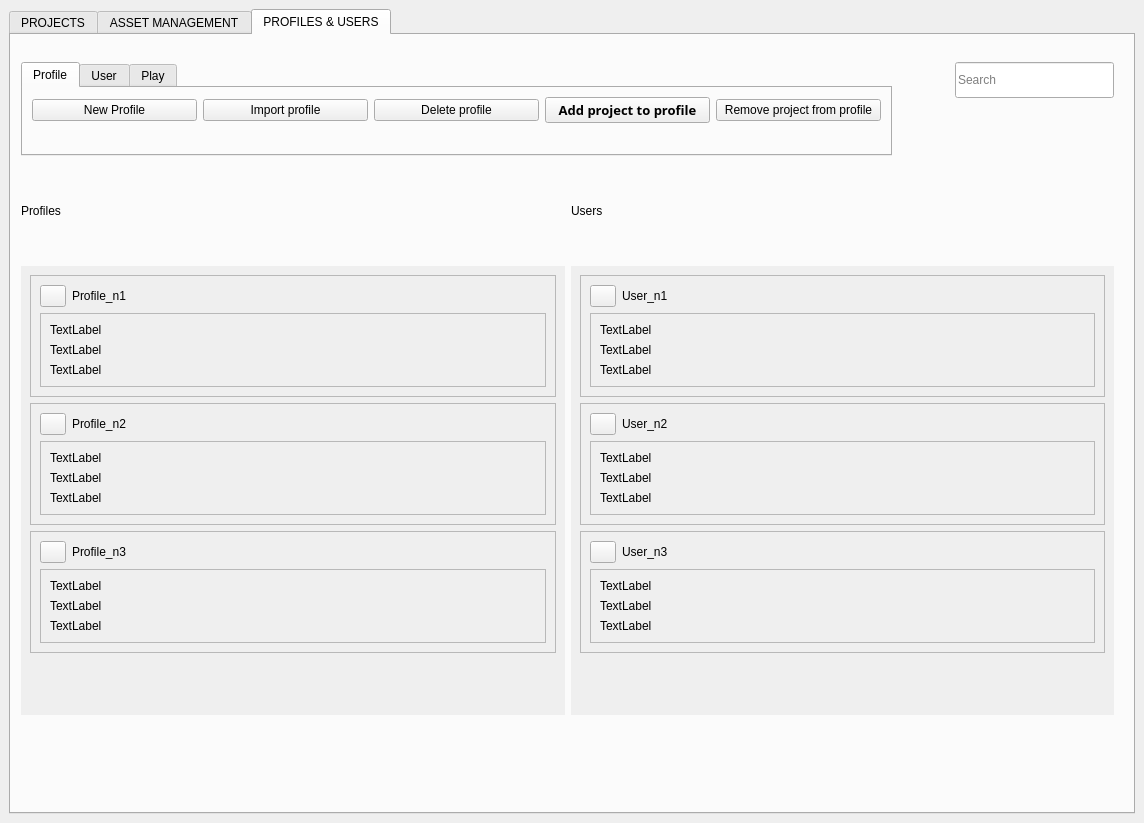
<?xml version="1.0" encoding="UTF-8"?>
<ui version="4.0">
 <class>MainWindow</class>
 <widget class="QMainWindow" name="MainWindow">
  <property name="geometry">
   <rect>
    <x>0</x>
    <y>0</y>
    <width>1144</width>
    <height>823</height>
   </rect>
  </property>
  <property name="windowTitle">
   <string>MainWindow</string>
  </property>
  <property name="styleSheet">
   <string notr="true">QWidget{
	background-color: rgb(111, 214, 249);
	font-family: &quot;Myriad Pro&quot;;
    color: white;
}

#centralwidget {
	background-color: rgb(111, 214, 249);
}

#main_tab::pane { /* The tab widget frame */
	background-color: rgb(111, 214, 249);
	border: 0px;
}

#main_tab::tab-bar {
	alignment: center;
	border: 0px;
}

/* Style the tab using the tab sub-control. Note that it reads QTabBar _not_ QTabWidget */
#main_tab &gt; QTabBar::tab {
	color: #b2e6fb;
	border: 0px;
	min-width: 368px;
	min-height: 32px;
	font-size: 30px;
    font-family: &quot;Myriad Pro&quot;;
}

#main_tab &gt; QTabBar {
	background-color: rgb(111, 214, 249);
}

#main_tab &gt; QTabBar::tab:selected{
	color: white;
}

#inner_tab::pane {
	background-color: rgb(111, 214, 249);
	border: 0px;
}

#inner_tab::tab-bar {
	background-color: white;
	min-width: 900px;
	min-height: 32px;
	border: 2px solid;
	border-color: white;
}

/* Style the tab using the tab sub-control. Note that it reads QTabBar _not_ QTabWidget */
#inner_tab &gt; QTabBar::tab {
	color: white;
	min-height: 32px;
	border: 0px;
	padding-left: 8px;
	padding-right: 8px;
	margin: 2px;
	font-weight: bold;
	font-size: 14pt;
}

#inner_tab &gt; QTabBar {
	background-color: rgb(111, 214, 249);
	border: 2px solid white;	
}

#inner_tab &gt; QTabBar::tab:selected{
	color: rgb(73, 130, 231);
	background-color: rgb(169, 230, 251);
}

QLineEdit#lineEdit {
	border: 2px solid;
	border-color: white;
	background-color: rgb(111, 214, 249);
	min-height: 32px;
	font-weight: bold;
	font-size: 14pt;
}

QLabel{
	color: white;
	min-height: 32px;
	border: 0px;
	padding-left: 8px;
	padding-right: 8px;
	margin: 2px;
	font-weight: bold;
	font-size: 14pt;
}

QAbstractScrollArea #user_scroll_area, #profile_scroll_area {
    background-color: rgb(111, 214, 249);
	/*border: 2px solid;
	border-color: white;*/
	margin: 0px;
}

QAbstractScrollArea  {
	border:none;
}

QPushButton {
	background-color: transparent;
	border: none;
	font-size: 10pt;
	font-weight: bold;
}

/*QPushButton#expand_bt_1 {
	background-color: white;
	color: rgb(111, 214, 249);
	font-weight: bold;
	font-size: 14pt;
}*/

QLineEdit#lineEdit{
	image: url(:/C:/Users/mbattaglia/Desktop/magnifier.png);
	image-position: right;
}

QFrame #frame_11, #frame_12, #frame_13, #frame_17, #frame_19, #frame_21 {
	border: 2px solid white;
}

QScrollBar:vertical {
    border: 2px solid white;
    background: #6fd6f9;	
    width: 14px;
    /*margin: 22px 0 22px 0;*/
    padding: 1px 1px 1px 1px;
 }
 
 QScrollBar::handle:vertical {
     background: white;
     min-height: 0px;
 }
 
 QScrollBar::add-line:vertical {
      border: none;
      background: none;
 }

 QScrollBar::sub-line:vertical {
      border: none;
      background: none;
 }

 QScrollBar::add-page:vertical, QScrollBar::sub-page:vertical {
     background: none;
 }
  
 QScrollBar:horizontal {	 
    border: 2px solid white;
    background: #6fd6f9;	
    width: 14px;
    /*margin: 22px 0 22px 0;*/
    padding: 1px 1px 1px 1px;
 }
 
 QScrollBar::handle:horizontal {
     background: white;
     min-height: 0px;
 }
 
 QScrollBar::add-line:horizontal {
      border: none;
      background: none;
 }

 QScrollBar::sub-line:horizontal {
      border: none;
      background: none;
 }

 QScrollBar::add-page:horizontal, QScrollBar::sub-page:horizontal {
     background: none;
 }</string>
  </property>
  <widget class="QWidget" name="centralwidget">
   <property name="styleSheet">
    <string notr="true"/>
   </property>
   <layout class="QVBoxLayout" name="verticalLayout_4">
    <item>
     <layout class="QHBoxLayout" name="horizontalLayout">
      <item>
       <widget class="QTabWidget" name="main_tab">
        <property name="sizePolicy">
         <sizepolicy hsizetype="Expanding" vsizetype="Expanding">
          <horstretch>0</horstretch>
          <verstretch>0</verstretch>
         </sizepolicy>
        </property>
        <property name="minimumSize">
         <size>
          <width>0</width>
          <height>0</height>
         </size>
        </property>
        <property name="currentIndex">
         <number>2</number>
        </property>
        <widget class="QWidget" name="project_tab">
         <attribute name="title">
          <string>PROJECTS</string>
         </attribute>
        </widget>
        <widget class="QWidget" name="asset_management_tab">
         <attribute name="title">
          <string>ASSET MANAGEMENT</string>
         </attribute>
        </widget>
        <widget class="QWidget" name="profile_user_tab">
         <attribute name="title">
          <string>PROFILES &amp;&amp; USERS</string>
         </attribute>
         <widget class="QWidget" name="layoutWidget">
          <property name="geometry">
           <rect>
            <x>10</x>
            <y>27</y>
            <width>1093</width>
            <height>653</height>
           </rect>
          </property>
          <layout class="QVBoxLayout" name="verticalLayout_2">
           <item>
            <layout class="QHBoxLayout" name="horizontalLayout_3">
             <item>
              <widget class="QTabWidget" name="inner_tab">
               <property name="minimumSize">
                <size>
                 <width>871</width>
                 <height>0</height>
                </size>
               </property>
               <property name="maximumSize">
                <size>
                 <width>871</width>
                 <height>94</height>
                </size>
               </property>
               <property name="currentIndex">
                <number>0</number>
               </property>
               <widget class="QWidget" name="profile_tab">
                <attribute name="title">
                 <string>Profile</string>
                </attribute>
                <layout class="QVBoxLayout" name="verticalLayout_3">
                 <item>
                  <layout class="QHBoxLayout" name="horizontalLayout_2">
                   <item>
                    <widget class="QPushButton" name="profile_bt">
                     <property name="text">
                      <string>New Profile</string>
                     </property>
                    </widget>
                   </item>
                   <item>
                    <widget class="QPushButton" name="import_bt">
                     <property name="text">
                      <string>Import profile</string>
                     </property>
                    </widget>
                   </item>
                   <item>
                    <widget class="QPushButton" name="delete_bt">
                     <property name="text">
                      <string>Delete profile</string>
                     </property>
                    </widget>
                   </item>
                   <item>
                    <widget class="QPushButton" name="add_bt">
                     <property name="font">
                      <font>
                       <family>Myriad Pro</family>
                       <pointsize>10</pointsize>
                       <weight>75</weight>
                       <bold>true</bold>
                      </font>
                     </property>
                     <property name="text">
                      <string>Add project to profile</string>
                     </property>
                    </widget>
                   </item>
                   <item>
                    <widget class="QPushButton" name="remove_bt">
                     <property name="text">
                      <string>Remove project from profile</string>
                     </property>
                    </widget>
                   </item>
                  </layout>
                 </item>
                 <item>
                  <spacer name="verticalSpacer_3">
                   <property name="orientation">
                    <enum>Qt::Vertical</enum>
                   </property>
                   <property name="sizeHint" stdset="0">
                    <size>
                     <width>20</width>
                     <height>40</height>
                    </size>
                   </property>
                  </spacer>
                 </item>
                </layout>
               </widget>
               <widget class="QWidget" name="user_tab">
                <attribute name="title">
                 <string>User</string>
                </attribute>
               </widget>
               <widget class="QWidget" name="play_tab">
                <attribute name="title">
                 <string>Play</string>
                </attribute>
               </widget>
              </widget>
             </item>
             <item>
              <spacer name="horizontalSpacer">
               <property name="orientation">
                <enum>Qt::Horizontal</enum>
               </property>
               <property name="sizeHint" stdset="0">
                <size>
                 <width>13</width>
                 <height>84</height>
                </size>
               </property>
              </spacer>
             </item>
             <item>
              <layout class="QVBoxLayout" name="verticalLayout">
               <item>
                <widget class="QLineEdit" name="lineEdit">
                 <property name="minimumSize">
                  <size>
                   <width>159</width>
                   <height>36</height>
                  </size>
                 </property>
                 <property name="maximumSize">
                  <size>
                   <width>189</width>
                   <height>16777215</height>
                  </size>
                 </property>
                 <property name="text">
                  <string/>
                 </property>
                 <property name="placeholderText">
                  <string>Search</string>
                 </property>
                </widget>
               </item>
               <item>
                <spacer name="verticalSpacer">
                 <property name="orientation">
                  <enum>Qt::Vertical</enum>
                 </property>
                 <property name="sizeHint" stdset="0">
                  <size>
                   <width>20</width>
                   <height>40</height>
                  </size>
                 </property>
                </spacer>
               </item>
              </layout>
             </item>
            </layout>
           </item>
           <item>
            <spacer name="verticalSpacer_2">
             <property name="orientation">
              <enum>Qt::Vertical</enum>
             </property>
             <property name="sizeHint" stdset="0">
              <size>
               <width>20</width>
               <height>18</height>
              </size>
             </property>
            </spacer>
           </item>
           <item>
            <layout class="QHBoxLayout" name="horizontalLayout_7">
             <item>
              <layout class="QHBoxLayout" name="horizontalLayout_4">
               <item>
                <widget class="QLabel" name="profile_lb">
                 <property name="text">
                  <string>Profiles</string>
                 </property>
                </widget>
               </item>
               <item>
                <spacer name="horizontalSpacer_2">
                 <property name="orientation">
                  <enum>Qt::Horizontal</enum>
                 </property>
                 <property name="sizeHint" stdset="0">
                  <size>
                   <width>348</width>
                   <height>20</height>
                  </size>
                 </property>
                </spacer>
               </item>
              </layout>
             </item>
             <item>
              <layout class="QHBoxLayout" name="horizontalLayout_5">
               <item>
                <widget class="QLabel" name="user_lb">
                 <property name="text">
                  <string>Users</string>
                 </property>
                </widget>
               </item>
               <item>
                <spacer name="horizontalSpacer_3">
                 <property name="orientation">
                  <enum>Qt::Horizontal</enum>
                 </property>
                 <property name="sizeHint" stdset="0">
                  <size>
                   <width>368</width>
                   <height>20</height>
                  </size>
                 </property>
                </spacer>
               </item>
              </layout>
             </item>
            </layout>
           </item>
           <item>
            <spacer name="verticalSpacer_4">
             <property name="orientation">
              <enum>Qt::Vertical</enum>
             </property>
             <property name="sizeHint" stdset="0">
              <size>
               <width>20</width>
               <height>18</height>
              </size>
             </property>
            </spacer>
           </item>
           <item>
            <layout class="QHBoxLayout" name="horizontalLayout_6">
             <item>
              <widget class="QScrollArea" name="ProfileArea">
               <property name="minimumSize">
                <size>
                 <width>536</width>
                 <height>449</height>
                </size>
               </property>
               <property name="frameShape">
                <enum>QFrame::NoFrame</enum>
               </property>
               <property name="widgetResizable">
                <bool>true</bool>
               </property>
               <widget class="QWidget" name="profile_scroll_area">
                <property name="geometry">
                 <rect>
                  <x>0</x>
                  <y>0</y>
                  <width>527</width>
                  <height>694</height>
                 </rect>
                </property>
                <layout class="QVBoxLayout" name="verticalLayout_5">
                 <item>
                  <widget class="QFrame" name="frame_11">
                   <property name="frameShape">
                    <enum>QFrame::StyledPanel</enum>
                   </property>
                   <property name="frameShadow">
                    <enum>QFrame::Raised</enum>
                   </property>
                   <layout class="QVBoxLayout" name="verticalLayout_6">
                    <item>
                     <layout class="QHBoxLayout" name="horizontalLayout_21">
                      <item>
                       <widget class="QPushButton" name="expand_bt_14">
                        <property name="maximumSize">
                         <size>
                          <width>26</width>
                          <height>26</height>
                         </size>
                        </property>
                        <property name="text">
                         <string/>
                        </property>
                        <property name="icon">
                         <iconset resource="D:/SourceCode/VRLab/virtualcat/trunk/vrcatsuite/resources/res.qrc">
                          <normaloff>:/images/darktheme/branch-closed.png</normaloff>
                          <normalon>:/images/darktheme/branch-open.png</normalon>:/images/darktheme/branch-closed.png</iconset>
                        </property>
                        <property name="checkable">
                         <bool>true</bool>
                        </property>
                       </widget>
                      </item>
                      <item>
                       <widget class="QLabel" name="label_53">
                        <property name="maximumSize">
                         <size>
                          <width>151</width>
                          <height>36</height>
                         </size>
                        </property>
                        <property name="text">
                         <string>Profile_n1</string>
                        </property>
                       </widget>
                      </item>
                      <item>
                       <spacer name="horizontalSpacer_17">
                        <property name="orientation">
                         <enum>Qt::Horizontal</enum>
                        </property>
                        <property name="sizeHint" stdset="0">
                         <size>
                          <width>128</width>
                          <height>20</height>
                         </size>
                        </property>
                       </spacer>
                      </item>
                     </layout>
                    </item>
                    <item>
                     <widget class="QFrame" name="frame_14">
                      <property name="frameShape">
                       <enum>QFrame::StyledPanel</enum>
                      </property>
                      <property name="frameShadow">
                       <enum>QFrame::Raised</enum>
                      </property>
                      <layout class="QVBoxLayout" name="verticalLayout_32">
                       <item>
                        <widget class="QLabel" name="label_3">
                         <property name="text">
                          <string>TextLabel</string>
                         </property>
                        </widget>
                       </item>
                       <item>
                        <widget class="QLabel" name="label_2">
                         <property name="text">
                          <string>TextLabel</string>
                         </property>
                        </widget>
                       </item>
                       <item>
                        <widget class="QLabel" name="label">
                         <property name="text">
                          <string>TextLabel</string>
                         </property>
                        </widget>
                       </item>
                      </layout>
                     </widget>
                    </item>
                   </layout>
                  </widget>
                 </item>
                 <item>
                  <widget class="QFrame" name="frame_12">
                   <property name="frameShape">
                    <enum>QFrame::StyledPanel</enum>
                   </property>
                   <property name="frameShadow">
                    <enum>QFrame::Raised</enum>
                   </property>
                   <layout class="QVBoxLayout" name="verticalLayout_35">
                    <item>
                     <layout class="QHBoxLayout" name="horizontalLayout_22">
                      <item>
                       <widget class="QPushButton" name="expand_bt_15">
                        <property name="maximumSize">
                         <size>
                          <width>26</width>
                          <height>26</height>
                         </size>
                        </property>
                        <property name="text">
                         <string/>
                        </property>
                        <property name="icon">
                         <iconset resource="D:/SourceCode/VRLab/virtualcat/trunk/vrcatsuite/resources/res.qrc">
                          <normaloff>:/images/darktheme/branch-closed.png</normaloff>
                          <normalon>:/images/darktheme/branch-open.png</normalon>:/images/darktheme/branch-closed.png</iconset>
                        </property>
                        <property name="checkable">
                         <bool>true</bool>
                        </property>
                       </widget>
                      </item>
                      <item>
                       <widget class="QLabel" name="label_60">
                        <property name="maximumSize">
                         <size>
                          <width>151</width>
                          <height>36</height>
                         </size>
                        </property>
                        <property name="text">
                         <string>Profile_n2</string>
                        </property>
                       </widget>
                      </item>
                      <item>
                       <spacer name="horizontalSpacer_18">
                        <property name="orientation">
                         <enum>Qt::Horizontal</enum>
                        </property>
                        <property name="sizeHint" stdset="0">
                         <size>
                          <width>128</width>
                          <height>20</height>
                         </size>
                        </property>
                       </spacer>
                      </item>
                     </layout>
                    </item>
                    <item>
                     <widget class="QFrame" name="frame_15">
                      <property name="frameShape">
                       <enum>QFrame::StyledPanel</enum>
                      </property>
                      <property name="frameShadow">
                       <enum>QFrame::Raised</enum>
                      </property>
                      <layout class="QVBoxLayout" name="verticalLayout_33">
                       <item>
                        <widget class="QLabel" name="label_55">
                         <property name="text">
                          <string>TextLabel</string>
                         </property>
                        </widget>
                       </item>
                       <item>
                        <widget class="QLabel" name="label_54">
                         <property name="text">
                          <string>TextLabel</string>
                         </property>
                        </widget>
                       </item>
                       <item>
                        <widget class="QLabel" name="label_4">
                         <property name="text">
                          <string>TextLabel</string>
                         </property>
                        </widget>
                       </item>
                      </layout>
                     </widget>
                    </item>
                   </layout>
                  </widget>
                 </item>
                 <item>
                  <widget class="QFrame" name="frame_13">
                   <property name="frameShape">
                    <enum>QFrame::StyledPanel</enum>
                   </property>
                   <property name="frameShadow">
                    <enum>QFrame::Raised</enum>
                   </property>
                   <layout class="QVBoxLayout" name="verticalLayout_36">
                    <item>
                     <layout class="QHBoxLayout" name="horizontalLayout_23">
                      <item>
                       <widget class="QPushButton" name="expand_bt_16">
                        <property name="maximumSize">
                         <size>
                          <width>26</width>
                          <height>26</height>
                         </size>
                        </property>
                        <property name="text">
                         <string/>
                        </property>
                        <property name="icon">
                         <iconset resource="D:/SourceCode/VRLab/virtualcat/trunk/vrcatsuite/resources/res.qrc">
                          <normaloff>:/images/darktheme/branch-closed.png</normaloff>
                          <normalon>:/images/darktheme/branch-open.png</normalon>:/images/darktheme/branch-closed.png</iconset>
                        </property>
                        <property name="checkable">
                         <bool>true</bool>
                        </property>
                       </widget>
                      </item>
                      <item>
                       <widget class="QLabel" name="label_64">
                        <property name="maximumSize">
                         <size>
                          <width>151</width>
                          <height>36</height>
                         </size>
                        </property>
                        <property name="text">
                         <string>Profile_n3</string>
                        </property>
                       </widget>
                      </item>
                      <item>
                       <spacer name="horizontalSpacer_19">
                        <property name="orientation">
                         <enum>Qt::Horizontal</enum>
                        </property>
                        <property name="sizeHint" stdset="0">
                         <size>
                          <width>128</width>
                          <height>20</height>
                         </size>
                        </property>
                       </spacer>
                      </item>
                     </layout>
                    </item>
                    <item>
                     <widget class="QFrame" name="frame_16">
                      <property name="frameShape">
                       <enum>QFrame::StyledPanel</enum>
                      </property>
                      <property name="frameShadow">
                       <enum>QFrame::Raised</enum>
                      </property>
                      <layout class="QVBoxLayout" name="verticalLayout_34">
                       <item>
                        <widget class="QLabel" name="label_58">
                         <property name="text">
                          <string>TextLabel</string>
                         </property>
                        </widget>
                       </item>
                       <item>
                        <widget class="QLabel" name="label_57">
                         <property name="text">
                          <string>TextLabel</string>
                         </property>
                        </widget>
                       </item>
                       <item>
                        <widget class="QLabel" name="label_56">
                         <property name="text">
                          <string>TextLabel</string>
                         </property>
                        </widget>
                       </item>
                      </layout>
                     </widget>
                    </item>
                   </layout>
                  </widget>
                 </item>
                 <item>
                  <spacer name="verticalSpacer_5">
                   <property name="orientation">
                    <enum>Qt::Vertical</enum>
                   </property>
                   <property name="sizeHint" stdset="0">
                    <size>
                     <width>20</width>
                     <height>40</height>
                    </size>
                   </property>
                  </spacer>
                 </item>
                </layout>
               </widget>
              </widget>
             </item>
             <item>
              <widget class="QScrollArea" name="UserArea">
               <property name="minimumSize">
                <size>
                 <width>536</width>
                 <height>449</height>
                </size>
               </property>
               <property name="frameShape">
                <enum>QFrame::NoFrame</enum>
               </property>
               <property name="widgetResizable">
                <bool>true</bool>
               </property>
               <widget class="QWidget" name="user_scroll_area">
                <property name="geometry">
                 <rect>
                  <x>0</x>
                  <y>0</y>
                  <width>527</width>
                  <height>694</height>
                 </rect>
                </property>
                <layout class="QVBoxLayout" name="verticalLayout_19">
                 <item>
                  <widget class="QFrame" name="frame_19">
                   <property name="frameShape">
                    <enum>QFrame::StyledPanel</enum>
                   </property>
                   <property name="frameShadow">
                    <enum>QFrame::Raised</enum>
                   </property>
                   <layout class="QVBoxLayout" name="verticalLayout_17">
                    <item>
                     <layout class="QHBoxLayout" name="horizontalLayout_25">
                      <item>
                       <widget class="QPushButton" name="expand_bt_18">
                        <property name="maximumSize">
                         <size>
                          <width>26</width>
                          <height>26</height>
                         </size>
                        </property>
                        <property name="text">
                         <string/>
                        </property>
                        <property name="icon">
                         <iconset resource="D:/SourceCode/VRLab/virtualcat/trunk/vrcatsuite/resources/res.qrc">
                          <normaloff>:/images/darktheme/branch-closed.png</normaloff>
                          <normalon>:/images/darktheme/branch-open.png</normalon>:/images/darktheme/branch-closed.png</iconset>
                        </property>
                        <property name="checkable">
                         <bool>true</bool>
                        </property>
                       </widget>
                      </item>
                      <item>
                       <widget class="QLabel" name="label_61">
                        <property name="maximumSize">
                         <size>
                          <width>151</width>
                          <height>36</height>
                         </size>
                        </property>
                        <property name="text">
                         <string>User_n1</string>
                        </property>
                       </widget>
                      </item>
                      <item>
                       <spacer name="horizontalSpacer_21">
                        <property name="orientation">
                         <enum>Qt::Horizontal</enum>
                        </property>
                        <property name="sizeHint" stdset="0">
                         <size>
                          <width>128</width>
                          <height>20</height>
                         </size>
                        </property>
                       </spacer>
                      </item>
                     </layout>
                    </item>
                    <item>
                     <widget class="QFrame" name="frame_20">
                      <property name="frameShape">
                       <enum>QFrame::StyledPanel</enum>
                      </property>
                      <property name="frameShadow">
                       <enum>QFrame::Raised</enum>
                      </property>
                      <layout class="QVBoxLayout" name="verticalLayout_38">
                       <item>
                        <widget class="QLabel" name="label_32">
                         <property name="text">
                          <string>TextLabel</string>
                         </property>
                        </widget>
                       </item>
                       <item>
                        <widget class="QLabel" name="label_33">
                         <property name="text">
                          <string>TextLabel</string>
                         </property>
                        </widget>
                       </item>
                       <item>
                        <widget class="QLabel" name="label_34">
                         <property name="text">
                          <string>TextLabel</string>
                         </property>
                        </widget>
                       </item>
                      </layout>
                     </widget>
                    </item>
                   </layout>
                  </widget>
                 </item>
                 <item>
                  <widget class="QFrame" name="frame_21">
                   <property name="frameShape">
                    <enum>QFrame::StyledPanel</enum>
                   </property>
                   <property name="frameShadow">
                    <enum>QFrame::Raised</enum>
                   </property>
                   <layout class="QVBoxLayout" name="verticalLayout_18">
                    <item>
                     <layout class="QHBoxLayout" name="horizontalLayout_26">
                      <item>
                       <widget class="QPushButton" name="expand_bt_19">
                        <property name="maximumSize">
                         <size>
                          <width>26</width>
                          <height>26</height>
                         </size>
                        </property>
                        <property name="text">
                         <string/>
                        </property>
                        <property name="icon">
                         <iconset resource="D:/SourceCode/VRLab/virtualcat/trunk/vrcatsuite/resources/res.qrc">
                          <normaloff>:/images/darktheme/branch-closed.png</normaloff>
                          <normalon>:/images/darktheme/branch-open.png</normalon>:/images/darktheme/branch-closed.png</iconset>
                        </property>
                        <property name="checkable">
                         <bool>true</bool>
                        </property>
                       </widget>
                      </item>
                      <item>
                       <widget class="QLabel" name="label_62">
                        <property name="maximumSize">
                         <size>
                          <width>151</width>
                          <height>36</height>
                         </size>
                        </property>
                        <property name="text">
                         <string>User_n2</string>
                        </property>
                       </widget>
                      </item>
                      <item>
                       <spacer name="horizontalSpacer_22">
                        <property name="orientation">
                         <enum>Qt::Horizontal</enum>
                        </property>
                        <property name="sizeHint" stdset="0">
                         <size>
                          <width>128</width>
                          <height>20</height>
                         </size>
                        </property>
                       </spacer>
                      </item>
                     </layout>
                    </item>
                    <item>
                     <widget class="QFrame" name="frame_22">
                      <property name="frameShape">
                       <enum>QFrame::StyledPanel</enum>
                      </property>
                      <property name="frameShadow">
                       <enum>QFrame::Raised</enum>
                      </property>
                      <layout class="QVBoxLayout" name="verticalLayout_39">
                       <item>
                        <widget class="QLabel" name="label_35">
                         <property name="text">
                          <string>TextLabel</string>
                         </property>
                        </widget>
                       </item>
                       <item>
                        <widget class="QLabel" name="label_36">
                         <property name="text">
                          <string>TextLabel</string>
                         </property>
                        </widget>
                       </item>
                       <item>
                        <widget class="QLabel" name="label_63">
                         <property name="text">
                          <string>TextLabel</string>
                         </property>
                        </widget>
                       </item>
                      </layout>
                     </widget>
                    </item>
                   </layout>
                  </widget>
                 </item>
                 <item>
                  <widget class="QFrame" name="frame_17">
                   <property name="frameShape">
                    <enum>QFrame::StyledPanel</enum>
                   </property>
                   <property name="frameShadow">
                    <enum>QFrame::Raised</enum>
                   </property>
                   <layout class="QVBoxLayout" name="verticalLayout_16">
                    <item>
                     <layout class="QHBoxLayout" name="horizontalLayout_24">
                      <item>
                       <widget class="QPushButton" name="expand_bt_17">
                        <property name="maximumSize">
                         <size>
                          <width>26</width>
                          <height>26</height>
                         </size>
                        </property>
                        <property name="text">
                         <string/>
                        </property>
                        <property name="icon">
                         <iconset resource="D:/SourceCode/VRLab/virtualcat/trunk/vrcatsuite/resources/res.qrc">
                          <normaloff>:/images/darktheme/branch-closed.png</normaloff>
                          <normalon>:/images/darktheme/branch-open.png</normalon>:/images/darktheme/branch-closed.png</iconset>
                        </property>
                        <property name="checkable">
                         <bool>true</bool>
                        </property>
                       </widget>
                      </item>
                      <item>
                       <widget class="QLabel" name="label_59">
                        <property name="maximumSize">
                         <size>
                          <width>151</width>
                          <height>36</height>
                         </size>
                        </property>
                        <property name="text">
                         <string>User_n3</string>
                        </property>
                       </widget>
                      </item>
                      <item>
                       <spacer name="horizontalSpacer_20">
                        <property name="orientation">
                         <enum>Qt::Horizontal</enum>
                        </property>
                        <property name="sizeHint" stdset="0">
                         <size>
                          <width>128</width>
                          <height>20</height>
                         </size>
                        </property>
                       </spacer>
                      </item>
                     </layout>
                    </item>
                    <item>
                     <widget class="QFrame" name="frame_18">
                      <property name="frameShape">
                       <enum>QFrame::StyledPanel</enum>
                      </property>
                      <property name="frameShadow">
                       <enum>QFrame::Raised</enum>
                      </property>
                      <layout class="QVBoxLayout" name="verticalLayout_37">
                       <item>
                        <widget class="QLabel" name="label_29">
                         <property name="text">
                          <string>TextLabel</string>
                         </property>
                        </widget>
                       </item>
                       <item>
                        <widget class="QLabel" name="label_30">
                         <property name="text">
                          <string>TextLabel</string>
                         </property>
                        </widget>
                       </item>
                       <item>
                        <widget class="QLabel" name="label_31">
                         <property name="text">
                          <string>TextLabel</string>
                         </property>
                        </widget>
                       </item>
                      </layout>
                     </widget>
                    </item>
                   </layout>
                  </widget>
                 </item>
                 <item>
                  <spacer name="verticalSpacer_6">
                   <property name="orientation">
                    <enum>Qt::Vertical</enum>
                   </property>
                   <property name="sizeHint" stdset="0">
                    <size>
                     <width>20</width>
                     <height>40</height>
                    </size>
                   </property>
                  </spacer>
                 </item>
                </layout>
               </widget>
              </widget>
             </item>
            </layout>
           </item>
          </layout>
         </widget>
        </widget>
       </widget>
      </item>
     </layout>
    </item>
   </layout>
  </widget>
 </widget>
 <resources>
  <include location="D:/SourceCode/VRLab/virtualcat/trunk/vrcatsuite/resources/res.qrc"/>
 </resources>
 <connections>
  <connection>
   <sender>expand_bt_14</sender>
   <signal>toggled(bool)</signal>
   <receiver>frame_14</receiver>
   <slot>setShown(bool)</slot>
   <hints>
    <hint type="sourcelabel">
     <x>58</x>
     <y>322</y>
    </hint>
    <hint type="destinationlabel">
     <x>64</x>
     <y>347</y>
    </hint>
   </hints>
  </connection>
  <connection>
   <sender>expand_bt_15</sender>
   <signal>toggled(bool)</signal>
   <receiver>frame_15</receiver>
   <slot>setShown(bool)</slot>
   <hints>
    <hint type="sourcelabel">
     <x>59</x>
     <y>540</y>
    </hint>
    <hint type="destinationlabel">
     <x>61</x>
     <y>573</y>
    </hint>
   </hints>
  </connection>
  <connection>
   <sender>expand_bt_16</sender>
   <signal>toggled(bool)</signal>
   <receiver>frame_16</receiver>
   <slot>setShown(bool)</slot>
   <hints>
    <hint type="sourcelabel">
     <x>53</x>
     <y>757</y>
    </hint>
    <hint type="destinationlabel">
     <x>75</x>
     <y>796</y>
    </hint>
   </hints>
  </connection>
  <connection>
   <sender>expand_bt_19</sender>
   <signal>toggled(bool)</signal>
   <receiver>frame_22</receiver>
   <slot>setShown(bool)</slot>
   <hints>
    <hint type="sourcelabel">
     <x>611</x>
     <y>540</y>
    </hint>
    <hint type="destinationlabel">
     <x>638</x>
     <y>564</y>
    </hint>
   </hints>
  </connection>
  <connection>
   <sender>expand_bt_17</sender>
   <signal>toggled(bool)</signal>
   <receiver>frame_18</receiver>
   <slot>setShown(bool)</slot>
   <hints>
    <hint type="sourcelabel">
     <x>611</x>
     <y>759</y>
    </hint>
    <hint type="destinationlabel">
     <x>618</x>
     <y>786</y>
    </hint>
   </hints>
  </connection>
  <connection>
   <sender>expand_bt_18</sender>
   <signal>toggled(bool)</signal>
   <receiver>frame_20</receiver>
   <slot>setShown(bool)</slot>
   <hints>
    <hint type="sourcelabel">
     <x>600</x>
     <y>311</y>
    </hint>
    <hint type="destinationlabel">
     <x>605</x>
     <y>373</y>
    </hint>
   </hints>
  </connection>
 </connections>
</ui>
